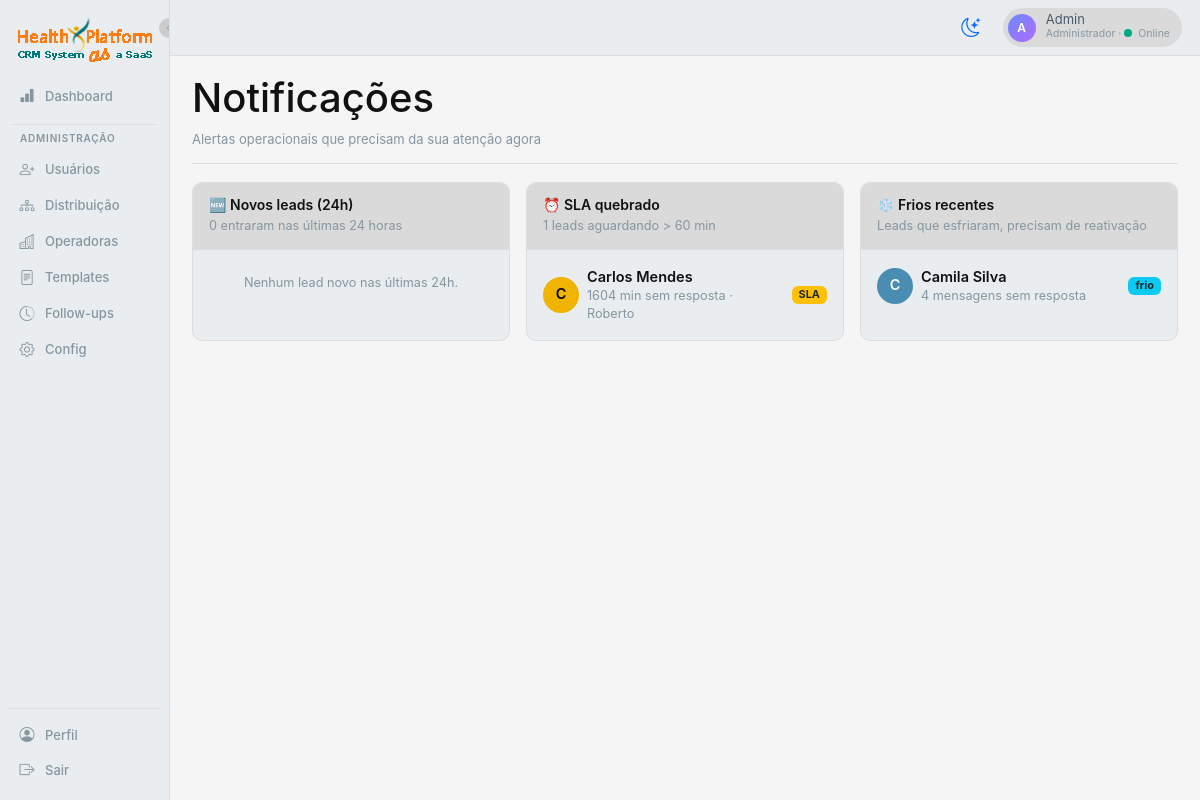
Page /notificacoes (signed in) on the earlier database version.
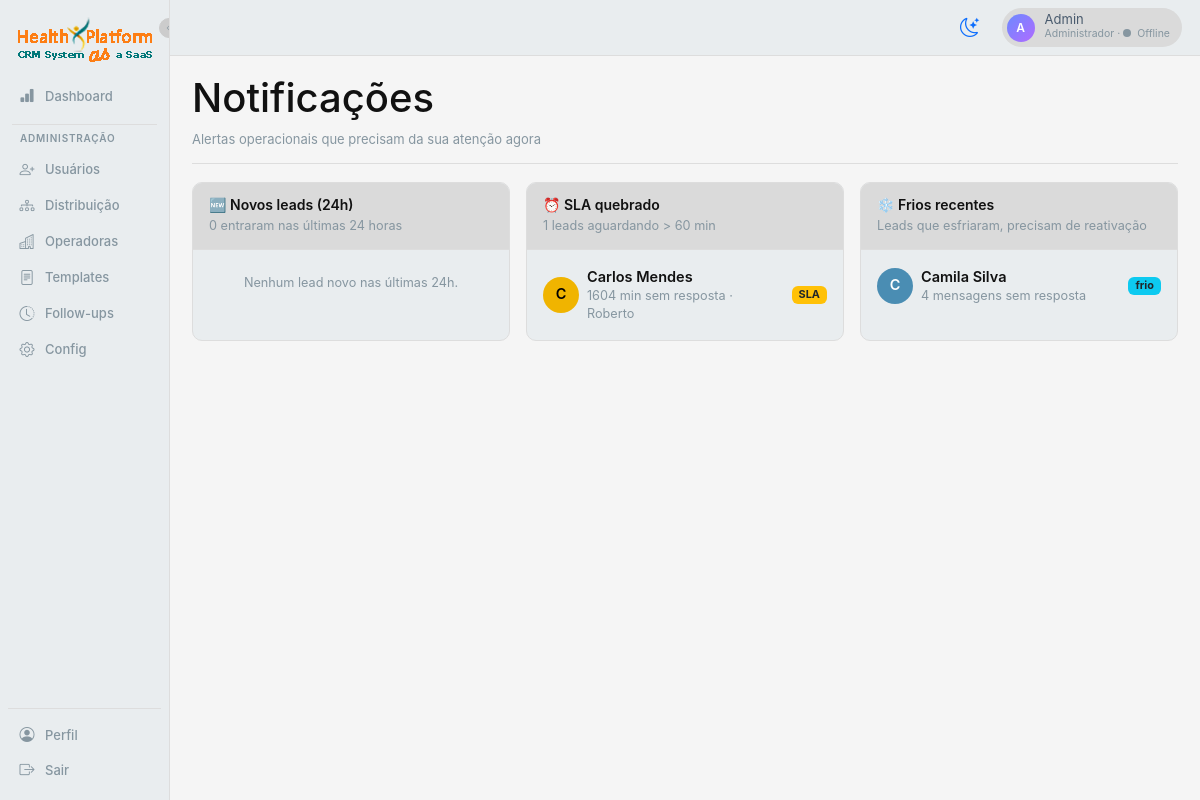
Same page on the later database version.
### app.py (models this page shows, shortened)
class User(db.Model):
    __tablename__ = 'users'
    id = db.Column(db.Integer, primary_key=True)
    name = db.Column(db.String(120), nullable=False)
    email = db.Column(db.String(120), unique=True, nullable=False)
    password_hash = db.Column(db.String(255), nullable=False)
    role = db.Column(db.String(20), default='consultor')
    weekly_quota = db.Column(db.Integer, default=20)
    is_online = db.Column(db.Boolean, default=True)
    is_active = db.Column(db.Boolean, default=True)
    is_blocked = db.Column(db.Boolean, default=False)
    blocked_reason = db.Column(db.String(255), default='')
    created_at = db.Column(db.DateTime, default=datetime.utcnow)
    manager_id = db.Column(db.Integer, db.ForeignKey('users.id'))
    manager = db.relationship('User', remote_side=[id], backref='subordinados')
    favorite_templates = db.Column(db.String(255), default='')
    favorite_followups = db.Column(db.String(255), default='')
    cadence_per_day = db.Column(db.Integer, default=2)
    cadence_days = db.Column(db.Integer, default=3)
    cadence_interval_hours = db.Column(db.Integer, default=3)

### app.py (the view)
@app.route('/notificacoes')
@login_required
def notificacoes():
    u = current_user()
    base = Lead.query if u.role == 'admin' else Lead.query.filter_by(owner_id=u.id)
    novos = base.filter(Lead.created_at >= datetime.utcnow() - timedelta(hours=24)).all()
    sla_quebrado = []
    for lead in base.all():
        if lead.sla_minutes and lead.sla_minutes > 60:
            sla_quebrado.append(lead)
    frios_recentes = base.filter(Lead.stage == 'lead_frio').limit(10).all()
    return render_template('notificacoes.html',
        novos=novos,
        sla_quebrado=sla_quebrado,
        frios=frios_recentes,
    )

### app.py (called while the page is built)
def current_user():
    uid = session.get('user_id')
    if not uid:
        return None
    return db.session.get(User, uid)

def login_required(f):
    @wraps(f)
    def wrap(*args, **kwargs):
        if not session.get('user_id'):
            return redirect(url_for('login'))
        return f(*args, **kwargs)
    return wrap

def filter_leads_by_visibility(query, user):
    if user.role == 'master':
        return query
    if user.role == 'coordenador':
        return query.filter(Lead.owner_id.in_(visible_user_ids(user)))
    if user.role == 'lider':
        return query.filter(db.false())
    if user.role == 'admin':
        return query
    return query.filter(Lead.owner_id == user.id)

    @property
    def sla_minutes(self):
        if not self.last_inbound_at:
            return None
        if self.last_outbound_at and self.last_outbound_at > self.last_inbound_at:
            return None
        delta = datetime.utcnow() - self.last_inbound_at
        return int(delta.total_seconds() // 60)

### templates/notificacoes.html (shortened to what this page needs)
{% extends "base.html" %}
{% block content %}
<div class="page-header">
  <div>
    <h1 class="page-title">Notificações</h1>
    <p class="page-subtitle">Alertas operacionais que precisam da sua atenção agora</p>
  </div>
</div>
<div class="row g-3">
  <div class="col-lg-4">
    <div class="card-cv h-100">
      <div class="card-cv-header d-flex align-items-center justify-content-between">
        <div>
          <h5 class="mb-0">🆕 Novos leads (24h)</h5>
          <span class="muted small">{{ novos|length }} entraram nas últimas 24 horas</span>
        </div>
      </div>
      <div class="p-2">
        {% if novos %}
          {% for lead in novos %}
            <a href="{{ url_for('conversas', lead_id=lead.id) }}"
               class="d-flex align-items-center gap-2 p-2 rounded notif-item">
              <div class="avatar-sm">{{ lead.name[0]|upper }}</div>
              <div class="flex-grow-1">
                <div class="fw-semibold">{{ lead.name }}</div>
                <div class="muted small">
                  {{ lead.source or 'sem origem' }} ·
                  {{ lead.owner.name if lead.owner else 'sem dono' }}
                </div>
              </div>
              <span class="badge bg-secondary">{{ lead.stage|replace('_', ' ') }}</span>
            </a>
          {% endfor %}
        {% else %}
          <div class="empty-state p-3">
            <div class="muted small">Nenhum lead novo nas últimas 24h.</div>
          </div>
        {% endif %}
      </div>
    </div>
  </div>
  <div class="col-lg-4">
    <div class="card-cv h-100">
      <div class="card-cv-header d-flex align-items-center justify-content-between">
        <div>
          <h5 class="mb-0">⏰ SLA quebrado</h5>
          <span class="muted small">{{ sla_quebrado|length }} leads aguardando &gt; 60 min</span>
        </div>
      </div>
      <div class="p-2">
        {% if sla_quebrado %}
          {% for lead in sla_quebrado %}
            <a href="{{ url_for('conversas', lead_id=lead.id) }}"
               class="d-flex align-items-center gap-2 p-2 rounded notif-item">
              <div class="avatar-sm avatar-warn">{{ lead.name[0]|upper }}</div>
              <div class="flex-grow-1">
                <div class="fw-semibold">{{ lead.name }}</div>
                <div class="muted small">
                  {{ lead.sla_minutes }} min sem resposta · {{ lead.owner.name if lead.owner else '—' }}
                </div>
              </div>
              <span class="badge bg-warning text-dark">SLA</span>
            </a>
          {% endfor %}
        {% else %}
          <div class="empty-state p-3">
            <div class="muted small">SLA dentro do esperado. 🎯</div>
          </div>
        {% endif %}
      </div>
    </div>
  </div>
  <div class="col-lg-4">
    <div class="card-cv h-100">
      <div class="card-cv-header d-flex align-items-center justify-content-between">
        <div>
          <h5 class="mb-0">❄️ Frios recentes</h5>
          <span class="muted small">Leads que esfriaram, precisam de reativação</span>
        </div>
      </div>
      <div class="p-2">
        {% if frios %}
          {% for lead in frios %}
            <a href="{{ url_for('conversas', lead_id=lead.id) }}"
               class="d-flex align-items-center gap-2 p-2 rounded notif-item">
              <div class="avatar-sm avatar-cold">{{ lead.name[0]|upper }}</div>
              <div class="flex-grow-1">
                <div class="fw-semibold">{{ lead.name }}</div>
                <div class="muted small">
                  {{ lead.sent_without_response }} mensagens sem resposta
                </div>
              </div>
              <span class="badge bg-info text-dark">frio</span>
            </a>
          {% endfor %}
        {% else %}
          <div class="empty-state p-3">
            <div class="muted small">Nenhum lead frio recente.</div>
          </div>
        {% endif %}
      </div>
    </div>
  </div>
</div>
{% endblock %}

### templates/base.html (shortened to what the changed rows need)
<!doctype html>
<html lang="pt-BR">
<head>
  <link href="https://cdn.jsdelivr.net/npm/bootstrap@5.3.2/dist/css/bootstrap.min.css" rel="stylesheet">
  <link href="https://cdn.jsdelivr.net/npm/bootstrap-icons@1.11.2/font/bootstrap-icons.css" rel="stylesheet">
  <link rel="stylesheet" href="{{ url_for('static', filename='css/app.css') }}">
</head>
<body data-lead-id="{{ lead_id_for_js or '' }}" data-user-id="{{ current_user.id if current_user else '' }}"
  data-user-role="{{ current_user.role if current_user else '' }}">
  {% if current_user %}
  <div class="app-shell">
    <aside class="sidebar">
      <button type="button" class="sidebar-toggle" onclick="toggleSidebar()" title="Expandir/recolher menu">
        <i class="bi bi-chevron-left"></i>
      </button>
      <div class="brand" title="CRM Conversacional">
        <img src="{{ url_for('static', filename='imgs/logo.png') }}" alt="Logo" class="logo">
      </div>
      <a href="{{ url_for('dashboard') }}" data-tip="Dashboard"
        class="nav-item {% if active_nav == 'dashboard' %}active{% endif %}">
        <i class="bi bi-bar-chart-fill"></i><span class="nav-label">Dashboard</span>
      </a>
      {% if current_user.role in ('master', 'admin') %}
      <div class="nav-divider"></div>
      <div class="nav-section-label">Administração</div>
      <a href="{{ url_for('usuarios') }}" data-tip="Usuários"
        class="nav-item {% if active_nav == 'usuarios' %}active{% endif %}">
        <i class="bi bi-person-plus"></i><span class="nav-label">Usuários</span>
      </a>
      <a href="{{ url_for('distribuicao') }}" data-tip="Distribuição"
        class="nav-item {% if active_nav == 'distribuicao' %}active{% endif %}">
        <i class="bi bi-diagram-3"></i><span class="nav-label">Distribuição</span>
      </a>
      <a href="{{ url_for('operadoras_list') }}" data-tip="Operadoras"
        class="nav-item {% if active_nav == 'operadoras' %}active{% endif %}">
        <i class="bi bi-buildings"></i><span class="nav-label">Operadoras</span>
      </a>
      <a href="{{ url_for('templates_list') }}" data-tip="Templates"
        class="nav-item {% if active_nav == 'templates' %}active{% endif %}">
        <i class="bi bi-file-text"></i><span class="nav-label">Templates</span>
      </a>
      <a href="{{ url_for('followups_list') }}" data-tip="Follow-ups"
        class="nav-item {% if active_nav == 'followups' %}active{% endif %}">
        <i class="bi bi-clock-history"></i><span class="nav-label">Follow-ups</span>
      </a>
      <a href="{{ url_for('configuracoes') }}" data-tip="Configurações"
        class="nav-item {% if active_nav == 'config' %}active{% endif %}">
        <i class="bi bi-gear"></i><span class="nav-label">Config</span>
      </a>
      {% endif %}
      <div class="nav-bottom">
        <a href="{{ url_for('perfil') }}" data-tip="Perfil"
          class="nav-item {% if active_nav == 'perfil' %}active{% endif %}">
          <i class="bi bi-person-circle"></i><span class="nav-label">Perfil</span>
        </a>
        <a href="{{ url_for('logout') }}" data-tip="Sair" class="nav-item">
          <i class="bi bi-box-arrow-right"></i><span class="nav-label">Sair</span>
        </a>
      </div>
    </aside>
    <main class="main">
      <div class="topbar">
        <button id="themeToggle" class="btn btn-link text-decoration-none theme-toggle-btn"
          title="Alternar tema claro/escuro" type="button">
          <i id="themeIcon" class="bi bi-moon-stars"></i>
        </button>
        <div class="user-chip">
          <div class="avatar">{{ current_user.name[0]|upper }}</div>
          <div>
            <div class="user-name">{{ current_user.name }}</div>
            <div class="user-role-status">
              {% if current_user.role == 'admin' %}Administrador{% else %}Consultor{% endif %}
              · <span class="status-dot {% if current_user.is_online %}online{% else %}offline{% endif %}"></span>{% if
              current_user.is_online %}Online{% else %}Offline{% endif %}
            </div>
          </div>
        </div>
      </div>
      <div class="content {% block content_class %}{% endblock %}">
        {% block content %}{% endblock %}
      </div>
    </main>
  </div>
  {% else %}
  {% block anon %}{% endblock %}
  {% endif %}
</body>
</html>

Differences in the rows shown:
changed User "Admin": is_online True → False (drawn)
Other differences:
text no longer shown: "Online"
text now shown: "Offline"
